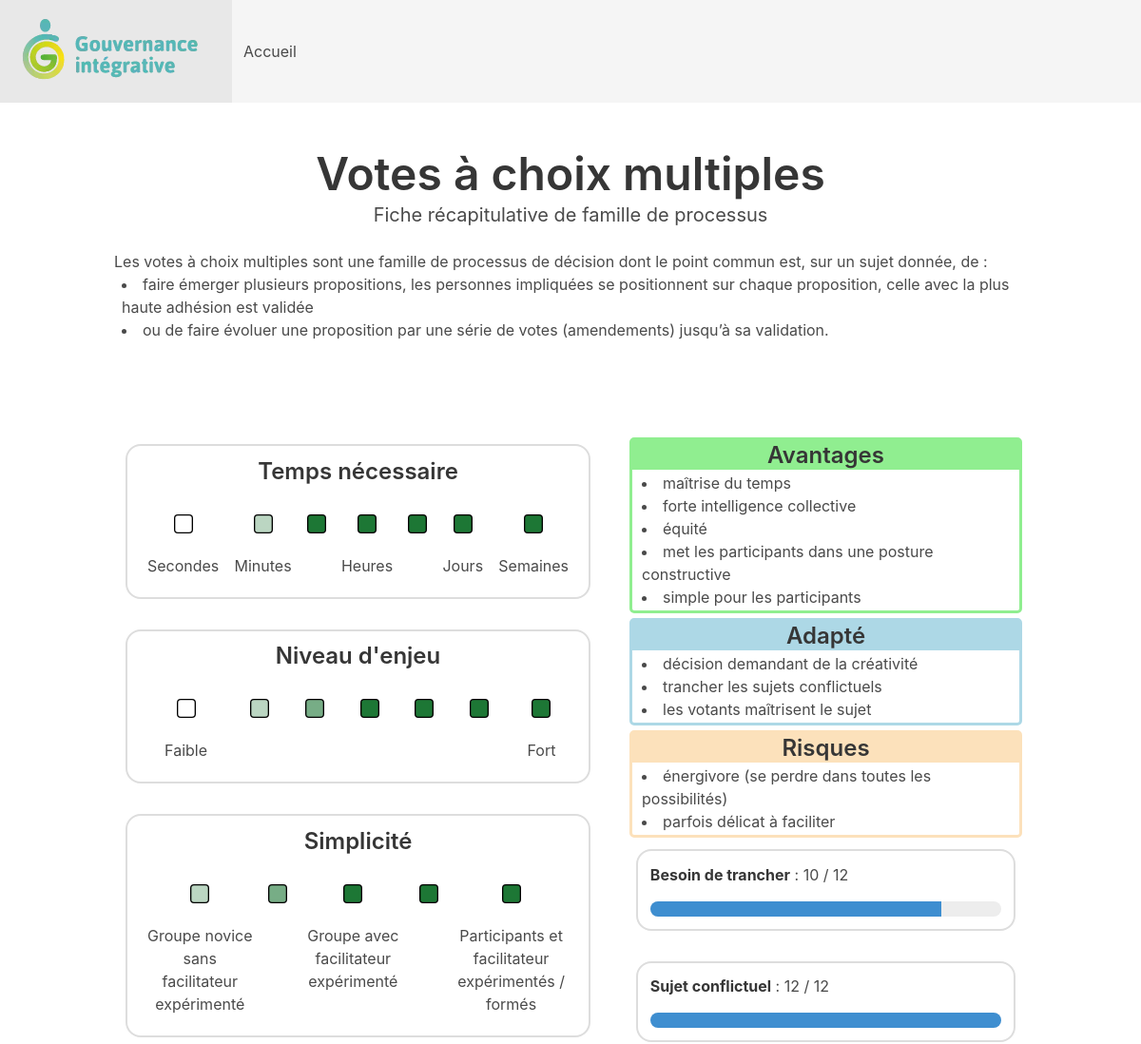
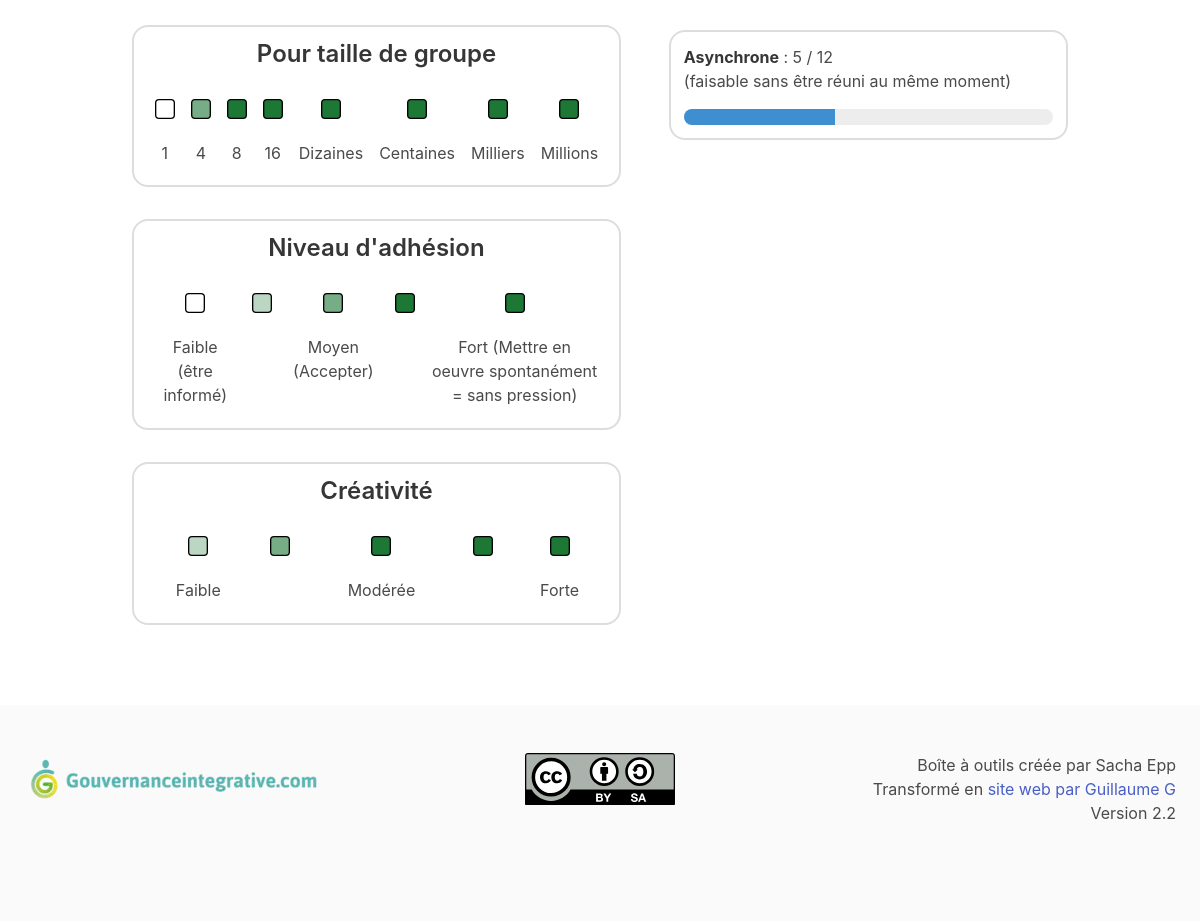
/processus/famille-votes-a-choix-multiples, run on the app's committed database (2 pictures, top to bottom).
### tables this page shows
CREATE TABLE processus (
    id INTEGER PRIMARY KEY AUTOINCREMENT,
    slug TEXT NOT NULL,
    titre TEXT NOT NULL,
    description TEXT NOT NULL,
    -- textes :
    -- ce sont des textes contenant du HTML
    -- au format <ul><li>...</li></ul>
    -- car ce sont de simples listes
    avantages TEXT,
    adapte TEXT,
    risques TEXT,
    inconvenients TEXT,
    deconseille TEXT,
    points_cles TEXT,
    -- critères :
    -- ils sont au format de 14 caractères
    -- chaque caractère représente une case
    -- 0 = blanc
    -- 1 = vert pale
    -- 2 = vert foncé
    temps TEXT NOT NULL,
    enjeu TEXT NOT NULL,
    simplicite TEXT NOT NULL,
    taille_groupe TEXT NOT NULL,
    adhesion TEXT NOT NULL,
    creativite TEXT NOT NULL,
    besoin_trancher INTEGER NOT NULL,
    sujet_conflictuel INTEGER NOT NULL,
    asynchrone INTEGER NOT NULL
);

### app.py (the view, shortened to what this page needs)
@app.route("/processus/<slug>")
def get_processus(slug):
    result = retourne_un_processus_via_slug(slug)
    if len(result) > 0:
        processus = result[0]
        return render_template(
            "processus.html",
            base_info=base_info,
            conf=conf,
            processus=processus,
        )

### app.py (called while the page is built)
@app.template_filter()
def crit_filter(crit):
    result = {
        "0": "0",
        "1": "0.3",
        "2": "0.6",
        "3": "1",
    }
    return result[crit]

@app.template_filter()
def note_critere(note):
    if (not isinstance(note, int)) or note > 12 or note < -1:
        return "Erreur : note incorrecte"
    if note == -1:
        return "Non spécifié"
    else:
        return f"{note} / 12"

@app.template_filter()
def pourcent_critere(note):
    if (not isinstance(note, int)) or note > 12 or note < -1:
        return "Erreur : note incorrecte"
    if note == -1:
        return "Non spécifié"
    else:
        return int(note * 100 / 12)

def get_db_connection():
    conn = sqlite3.connect(DATABASE_PATH)
    conn.row_factory = sqlite3.Row
    return conn

def retourne_un_processus_via_slug(slug: str) -> dict:
    conn = get_db_connection()
    req_select = """SELECT *
    FROM processus
    WHERE slug = ?
    LIMIT 1"""
    result = conn.execute(req_select, [slug]).fetchall()
    conn.close()
    return result

### templates/processus.html (shortened to what this page needs)
{% extends 'layout.html' %}
{% block body %}
<section class="section">
  <div class="container">
    <h1 class="title is-1 text-center" id="titre">
      {{ processus['titre'] }}
    </h1>
    <p class="subtitle text-center">
      {% if processus['id'] % 100 == 0 %}
        Fiche récapitulative de famille de processus
      {% else %}
        Fiche récapitulative de processus de décision
      {% endif %}
    </p>
    <div id="description">
      {{ processus['description']|safe }}
    </div>
  </div>
</section>
<section class="section">
  <div class="container">
    <div class="columns">
      <div class="column text-center" id="criteres">
        {% for critere in conf["criteres"] %}
          <div class="critere border-shadow-light">
            <h2 class="title is-4">
              {{ critere["nom"] }}
            </h2>
            <table class="critere">
              <tbody>
                <tr>
                  {% for i in processus[critere["id"]] %}
                    <td>
                      <svg viewBox="0 0 30 30" xmlns="http://www.w3.org/2000/svg" class="crit">
                        <rect x="1" y="1" width="28" height="28" rx="5" style="fill:#1d7735;fill-opacity:{{ i | crit_filter }};stroke:black;stroke-width:2px;" />
                      </svg>
                    </td>
                  {% endfor %}
                </tr>
                <tr>
                  {% for niveau in critere["echelle"] %}
                    <td>{{ niveau }}</td>
                  {% endfor %}
                </tr>
              </tbody>
            </table>
          </div>
        {% endfor %}
      </div>
      <div class="column" id="caracteristiques">
        {% for caracteristique in conf["caracteristiques"] %}
          {% if processus[caracteristique["id"]] %}
            <div class="caracteristique" style="border-color: {{ caracteristique["couleur"] }};">
              <div class="caracteristique-titre" style="background-color: {{ caracteristique["couleur"] }};">
                <h2 class="title is-4 text-center">
                  {{ caracteristique["nom"] }}
                </h2>
              </div>
              <div class="caracteristique-contenu">
                {{ processus[caracteristique["id"]]|safe }}
              </div>
            </div>
          {% endif %}
        {% endfor %}
        {% for critere_optionnel in conf["criteres_optionnels"] %}
          {% if processus[critere_optionnel["id"]] %}
            <div class="critere_optionnel border-shadow-light">
              <p>
                <strong>{{ critere_optionnel["nom"] }}</strong> :
                {{ processus[critere_optionnel["id"]]|note_critere }}
              </p>
              <p>
                {{ critere_optionnel["help"] }}
              </p>
              {% if processus[critere_optionnel['id']] > 0 and processus[critere_optionnel['id']] <= 12 %}
                <progress class="progress is-info" value="{{ processus[critere_optionnel['id']]|pourcent_critere }}" max="100">{{ processus[critere_optionnel["id"]]|pourcent_critere }}%</progress>
              {% else %}
                <progress class="progress is-info" value="0" max="100">0%</progress>
              {% endif %}
            </div>
          {% endif %}
        {% endfor %}
      </div>
    </div>
  </div>
</section>
{% endblock %}

### templates/layout.html (shortened to what this page needs)
<!DOCTYPE html>
<html lang="fr">
  <head>
    <link rel="stylesheet" href="{{ url_for('static', filename='css/bulma_0.9.4.min.css') }}">
  </head>
  <body>
    {% include 'navbar.html' %}
    {% block body %}{% endblock %}
    {% include 'footer.html' %}
  </body>
</html>

### templates/navbar.html
<nav class="navbar is-light" role="navigation" aria-label="main navigation">
  <div class="navbar-brand">
    <a class="navbar-item" href="/">
      <img src="{{ url_for('static', filename='img/GI_logo.webp') }}" alt="Logo de la Gouvernance Integrative" width="220" height="92">
    </a>
  </div>
  <div class="navbar-menu">
    <div class="navbar-start">
      <a class="navbar-item" href="/">
        Accueil
      </a>
    </div>
  </div>
</nav>

### templates/footer.html
<footer class="footer">
  <div class="columns">
    <div class="column">
      <a href="https://gouvernanceintegrative.com/" target="_blank">
        <img src="{{ url_for('static', filename='img/GI_website.webp') }}" alt="Logo de la Gouvernance Integrative" width="320" height="55">
      </a>
    </div>
    <div class="column text-center">
      <a href="https://creativecommons.org/licenses/by-sa/2.0/fr/" target="_blank">
        <img src="{{ url_for('static', filename='img/CC_BY-SA.svg') }}" alt="Licence CC-BY-SA 2.0" width="150" height="53">
      </a>
    </div>
    <div class="column text-right">
      <p>Boîte à outils créée par Sacha Epp<br>
      Transformé en <a href="https://github.com/yaap7/outils-GI" target="_blank">site web par Guillaume G</a><br>
      Version {{ base_info['version'] }}</p>
    </div>
  </div>
</footer>

### templates/layout.html (style rules this page uses)
.navbar-item img { max-height: 6rem; }
.text-center { text-align: center; }
.text-right { text-align: right; }
ul { list-style: inside; padding-left: 0.5rem; }
.border-shadow-light { margin: 0.75rem; margin-bottom: 2rem; border: 0.15rem solid #dddddd; border-radius: 1rem; }
div.critere { padding: 0.8rem; }
table.critere { width: 100%; }
table.critere tbody tr td { padding: 0.5rem; }
div.critere_optionnel { padding: 0.8rem; }
div.critere_optionnel progress.progress { margin-top: 1rem; }
.caracteristique { border: 3px lightblue solid; border-radius: 5px; margin: 5px; }
.caracteristique-titre { background-color: lightblue; padding: 2px; }
.caracteristique-contenu { padding: 2px; }
@media screen and (max-width: 1215px) { svg.crit { width: 20px; } }

### data on the page
processus: titre "Votes à choix multiples", description "Les votes à choix multiples sont une famille de processus de décision dont le point commun est, sur un sujet donnée, de : faire émerger plusieurs propositions, les personnes impliquées se positionnent sur chaque proposition, celle avec la plus haute adhésion est validée ou de faire évoluer une proposition par une série de votes (amendements) jusqu’à sa validation.", avantages "maîtrise du temps forte intelligence collective équité met les participants dans une posture constructive simple pour les participants" "décision demandant de la créativité trancher les sujets conflictuels les votants maîtrisent le sujet" "énergivore (se perdre dans toutes les possibilités) parfois délicat à faciliter", besoin_trancher "10 / 12" "12 / 12" "5 / 12"

### other printed values
{{ critere["nom"] }} "Temps nécessaire" "Niveau d'enjeu" "Simplicité" "Pour taille de groupe" "Niveau d'adhésion" "Créativité"
{{ niveau }} "Secondes" "Minutes" "Heures" "Jours" "Semaines" "Faible" "Fort" "Groupe novice sans facilitateur expérimenté" "Groupe avec facilitateur expérimenté" "Participants et facilitateur expérimentés / formés" "1" "4" "8" "16" "Dizaines" "Centaines" "Milliers" "Millions" "Faible (être informé)" "Moyen (Accepter)" "Fort (Mettre en oeuvre spontanément = sans pression)" "Faible" "Modérée" "Forte"
{{ caracteristique["nom"] }} "Avantages" "Adapté" "Risques"
{{ critere_optionnel["nom"] }} "Besoin de trancher" "Sujet conflictuel" "Asynchrone"
{{ critere_optionnel["help"] }} "(faisable sans être réuni au même moment)"
{{ base_info['version'] }} "2.2"
